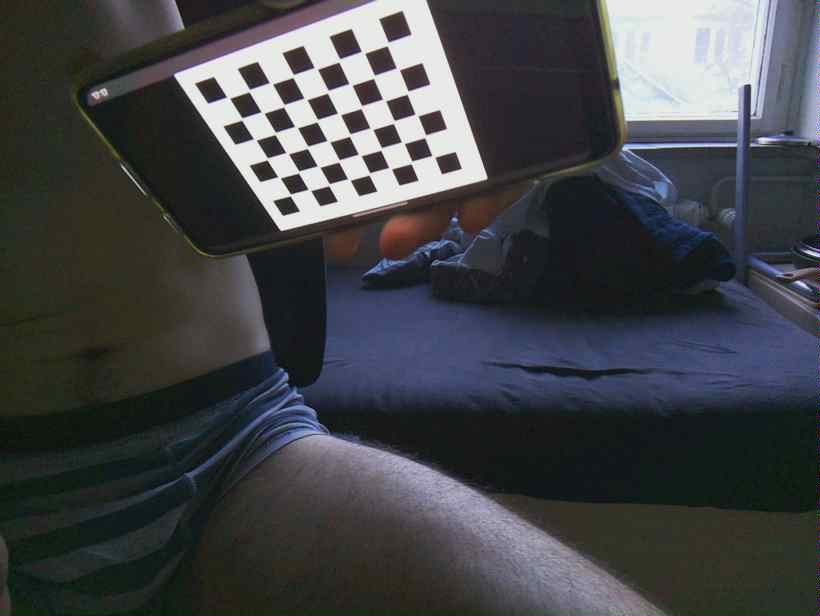
#> input picture src/camera_calibration/1029.jpg, 820 x 616 px; its folder holds 4 pictures in this run
$ python extrinsics.py
#> lines starting #> are read from the running program, lines starting #| are printed output that depends on the picture; after the words box and inside, x2 and y2 are one past the last pixel; in counts of white or black regions, pixels touching at a corner belong together
import cv2
import numpy as np
import matplotlib.pyplot as plt
import warnings
import time

warnings.simplefilter("ignore", np.RankWarning)


from modules.recorder import RecordReader
from datalink.data import Position, Rotation, Pose, ProcessedRealData
from utils.paths import record_path

from modules.path_planning.red_roadmarks import RoadmarksPlanner, RoadmarksPlannerConfig, Camera, rpi_v2_intrinsic_matrix, HSVColorFilter, unreal_engine_intrinsic_matrix
import glob
import os

def run_frames():
    reader = RecordReader()
    path_roadframe = record_path("1743005788249080400")
    data: list = reader.read_all(path_roadframe, ProcessedRealData)

    dt = 1/30
    counter = 0
    for frame in data:
        jpg = frame.original.sensor_fusion.camera.jpg
        img = cv2.imdecode(np.frombuffer(jpg, np.uint8), cv2.IMREAD_COLOR)

        cv2.imshow("Original | Debug | Filtered", img)
        counter += 1

        if cv2.waitKey(int(dt*1e3)) & 0xFF == ord('c'):
            save_path = f"camera_calibration/{counter}.jpg"
            cv2.imwrite(save_path, img)
            print(f"Saved: {save_path}")

    cv2.destroyAllWindows()


if __name__ == "__main__":
    def estimate_extrinsics():
        # Termination criteria for corner sub-pixel accuracy
        criteria = (cv2.TERM_CRITERIA_EPS + cv2.TERM_CRITERIA_MAX_ITER, 30, 0.001)

        # Prepare object points (0,0,0), (1,0,0), (2,0,0) ... (6,5,0)
        objp = np.zeros((6*7, 3), np.float32)
        objp[:, :2] = np.mgrid[0:7, 0:6].T.reshape(-1, 2)

        # Arrays to store object points and image points from all images
        objpoints = []  # 3d points in real world space
        imgpoints = []  # 2d points in image plane

        images = glob.glob("camera_calibration/*.jpg")

        for fname in images:
            img = cv2.imread(fname)
#> img is the input picture: shape (616, 820, 3); mean B, G, R 71.7, 68.3, 66.4
            gray = cv2.cvtColor(img, cv2.COLOR_BGR2GRAY)
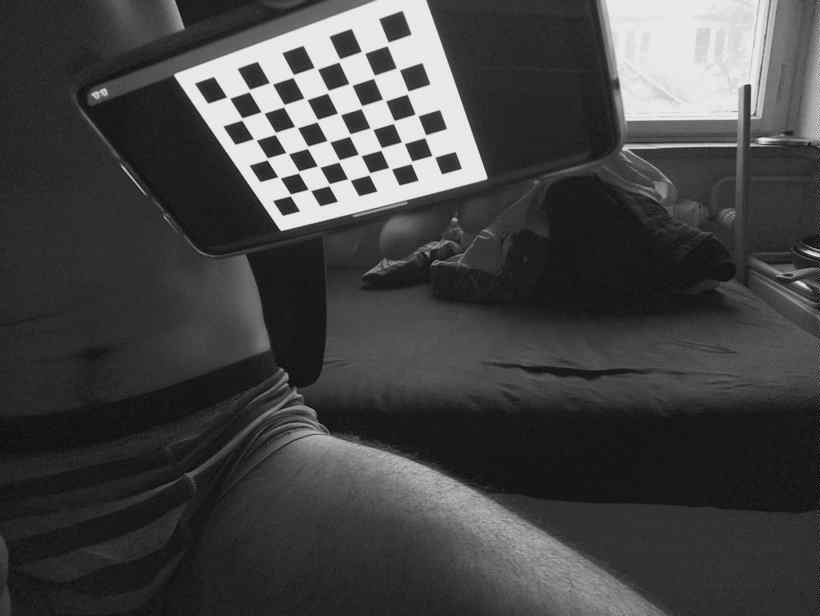
#> gray: shape (616, 820); min 2, max 255, mean 68.1

            # Find the chessboard corners
            ret, corners = cv2.findChessboardCorners(gray, (7, 6), None)
#> ret = False; corners = None

            # If found, add object points, image points (after refining them)
            if ret:
                objpoints.append(objp)
                corners2 = cv2.cornerSubPix(gray, corners, (11, 11), (-1, -1), criteria)
                imgpoints.append(corners2)

                # Draw and display the corners
                cv2.drawChessboardCorners(img, (7, 6), corners2, ret)
                cv2.imshow("Chessboard", img)
                cv2.waitKey(500)
#> pass 2 of the loop in estimate_extrinsics, `for fname in images:`:
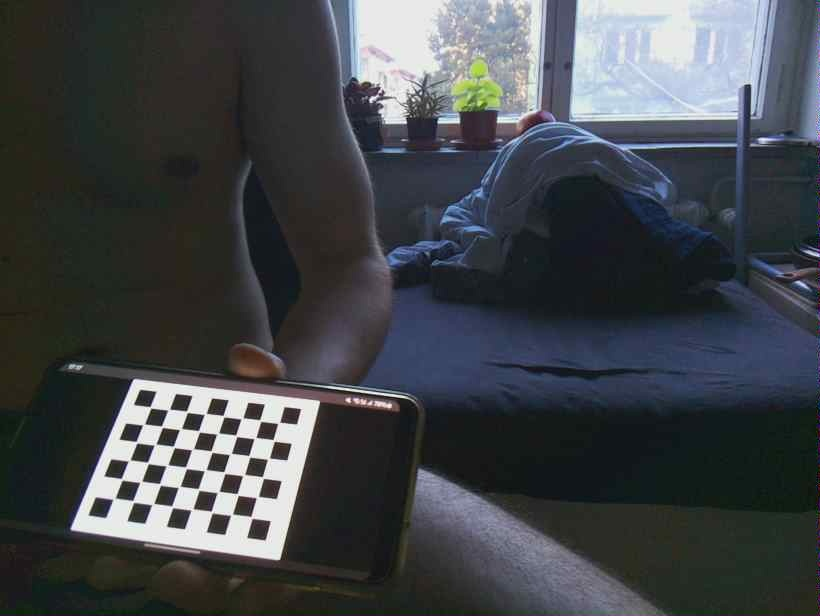
#> input picture src/camera_calibration/1101.jpg, 820 x 616 px
#> in estimate_extrinsics, img is the input picture: shape (616, 820, 3); mean B, G, R 73.1, 69.4, 65.7
#> in estimate_extrinsics, `gray = cv2.cvtColor(img, cv2.COLOR_BGR2GRAY)`:
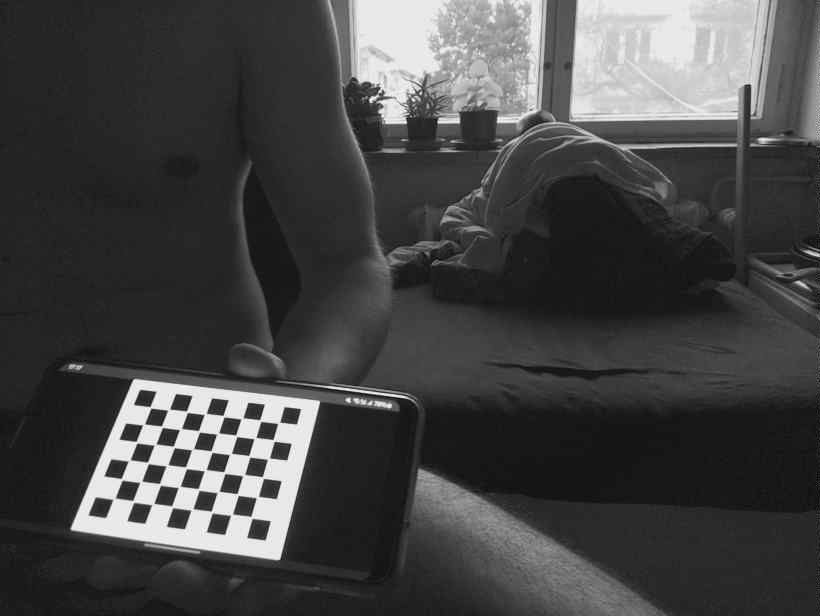
#> gray: shape (616, 820); min 0, max 255, mean 68.7
#> ret = True; corners = 42 rows, first 8: [247.1, 515.2], [231.5, 514.6], [211.5, 512.5], [193.8, 508.4], [171.6, 505.3], [152.5, 504.5], [132.6, 500], [255.7, 498.2]
#> corners2 = 42 rows, first 8: [251.4, 517.4], [231.5, 514.6], [211.6, 511.9], [191.9, 509.4], [172.2, 506.7], [152.8, 504.1], [133.2, 501.4], [257.3, 497.1]
#> in estimate_extrinsics, `cv2.drawChessboardCorners(img, (7, 6), corners2, ret)`:
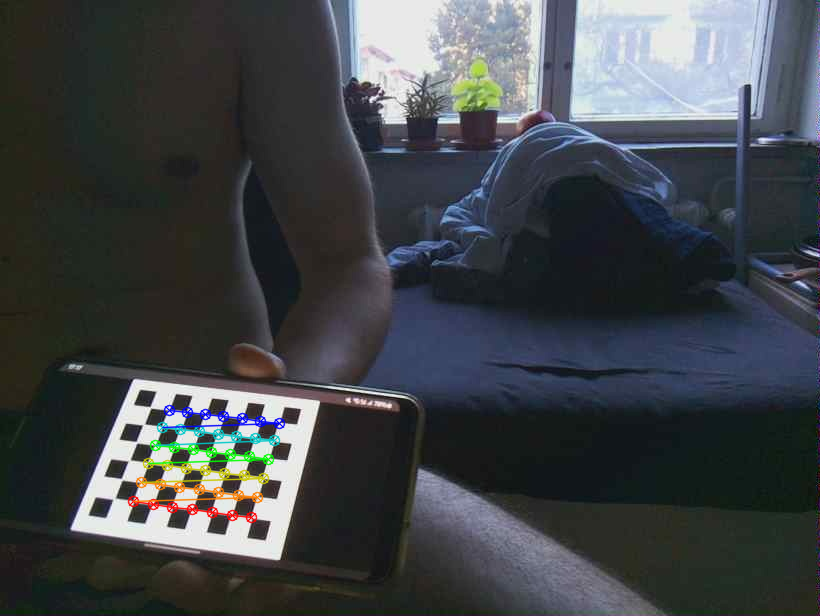
#> img: shape (616, 820, 3); 1.35% of pixels changed, all inside (x1, y1, x2, y2) = (127, 404, 286, 524)
#> pass 3 of the loop in estimate_extrinsics, `for fname in images:`:
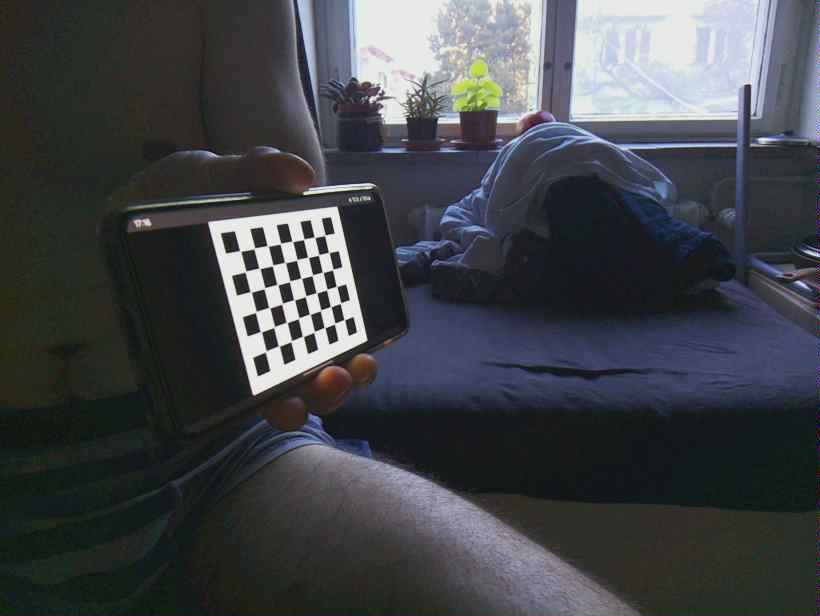
#> input picture src/camera_calibration/112.jpg, 820 x 616 px
#> in estimate_extrinsics, img is the input picture: shape (616, 820, 3); mean B, G, R 72.9, 69.1, 65.6
#> in estimate_extrinsics, `gray = cv2.cvtColor(img, cv2.COLOR_BGR2GRAY)`:
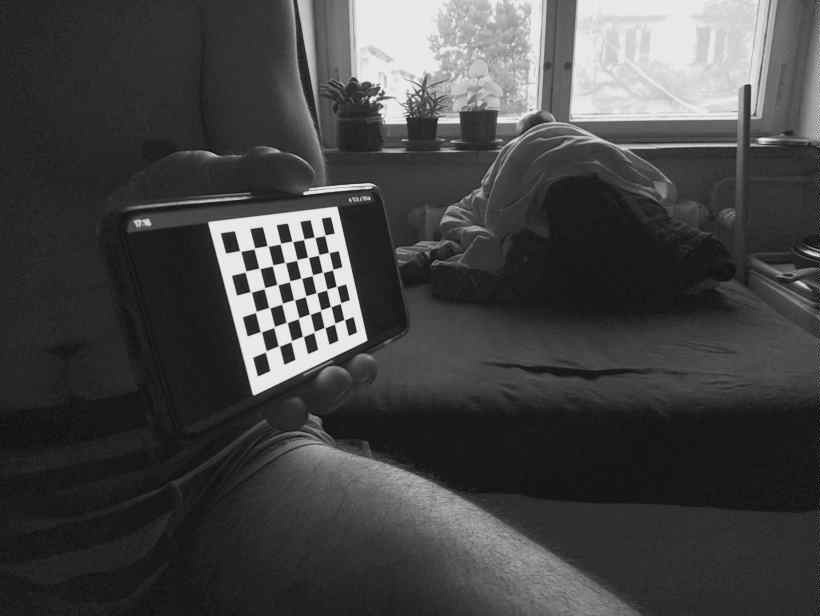
#> gray: shape (616, 820); min 1, max 255, mean 68.5
#> corners = 42 rows, first 8: [240, 251], [253.6, 250.3], [269, 247.4], [279.4, 244.7], [291.2, 240.1], [303.6, 240.3], [313.1, 235.8], [244.6, 273.2]
#> corners2 = 42 rows, first 8: [240.2, 251], [256.7, 248.2], [273.6, 244.3], [287.1, 242.9], [287.1, 242.9], [309.4, 238.8], [309.4, 238.8], [246.2, 271.4]
#> in estimate_extrinsics, `cv2.drawChessboardCorners(img, (7, 6), corners2, ret)`:
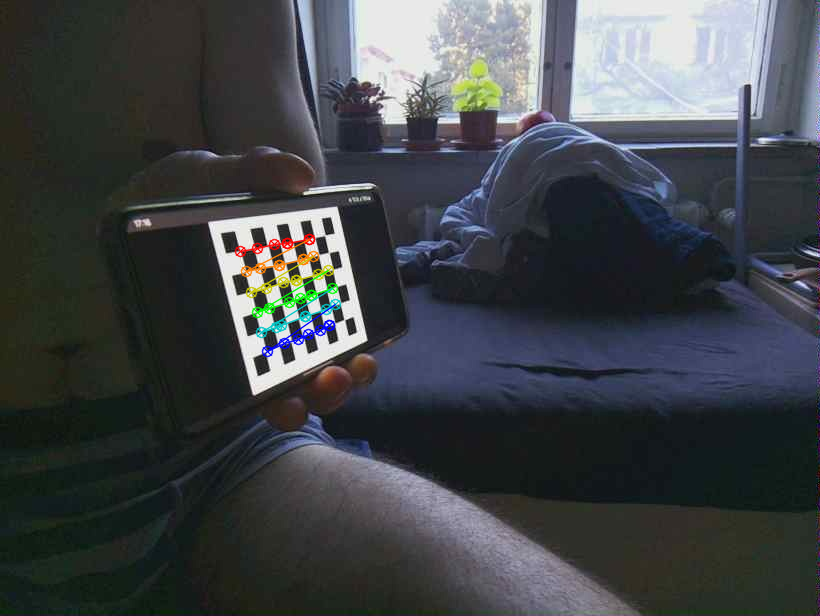
#> img: shape (616, 820, 3); 0.96% of pixels changed, all inside (x1, y1, x2, y2) = (234, 233, 342, 358)
#> the loop made 4 passes; the first 3 are shown

        cv2.destroyAllWindows()

        # Calibrate the camera
        ret, mtx, dist, rvecs, tvecs = cv2.calibrateCamera(objpoints, imgpoints, gray.shape[::-1], None, None)

        if ret:
            print("Camera matrix:\n", mtx)
            print("Distortion coefficients:\n", dist)
            print("Rotation vectors:\n", rvecs)
            print("Translation vectors:\n", tvecs)
        else:
            print("Calibration failed.")

    estimate_extrinsics()
